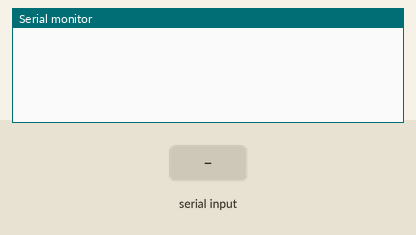
A sketch run on a simulated Arduino Uno, built with avr-gcc and run on an emulated ATmega328P. Shown: the last lines printed to the serial monitor. The test bench sets the inputs (shaded band). No radio packets arrive unless stated.

Above: at 0.9 s.
1.0 s: "T" received over Serial
At 1.8 s:
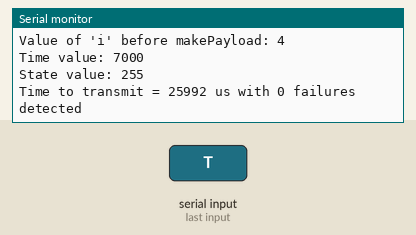
2.5 s: "R" received over Serial
At 3.4 s:
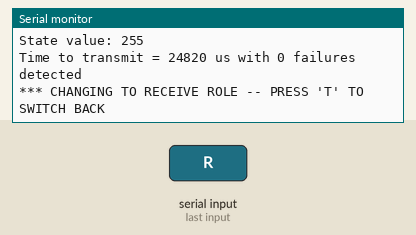
4.5 s: "T" received over Serial
At 5.3 s:
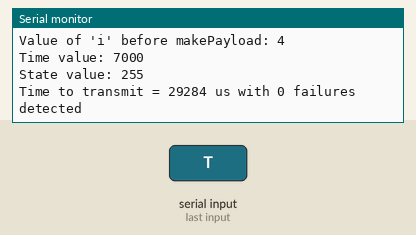
Timing chart, 0 to 7.5 s (numbered marks = the images above; inputs shaded):
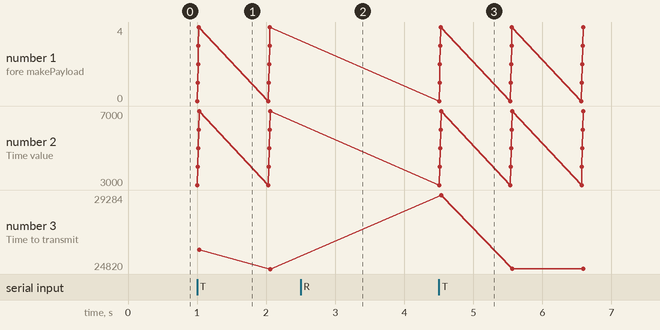

The sketch:

test.ino
```cpp
// (licence header left out)
/**
 * A simple example of streaming data from 1 nRF24L01 transceiver to another.
 *
 * This example was written to be used on 2 devices acting as "nodes".
 * Use the Serial Monitor to change each node's behavior.
 */
#include <SPI.h>
#include "printf.h"
#include "RF24.h"

// instantiate an object for the nRF24L01 transceiver
RF24 radio(10, 9); // using pin 7 for the CE pin, and pin 8 for the CSN pin
const short TIME_COLUMN = 0;
const short STATE_COLUMN = 1;


// Let these addresses be used for the pair
uint8_t address[][6] = {"1Node", "2Node"};
// It is very helpful to think of an address as a path instead of as
// an identifying device destination

// to use different addresses on a pair of radios, we need a variable to
// uniquely identify which address this radio will use to transmit
bool radioNumber = 1; // 0 uses address[0] to transmit, 1 uses address[1] to transmit

// Used to control whether this node is sending or receiving
bool role = radioNumber;

// For this example, we'll be sending 32 payloads each containing
// 32 bytes of data that looks like ASCII art when printed to the serial
// monitor. The TX node and RX node needs only a single 32 byte buffer.
#define SIZE 2            // this is the maximum for this example. (minimum is 1)
const short COMMANDS_TO_SEND = 5;
unsigned int buffer[SIZE + 1];     // for the RX node
uint8_t counter = 0;       // for counting the number of received payloads
void makePayload(uint8_t); // prototype to construct a payload dynamically


void setup() {
  Serial.begin(115200);
  while (!Serial) {
    // some boards need to wait to ensure access to serial over USB
  }

  // initialize the transceiver on the SPI bus
  if (!radio.begin()) {
    Serial.println(F("radio hardware is not responding!!"));
    while (1) {} // hold in infinite loop
  }

  while (!Serial.available()) {
    // wait for user input
  }
  Serial.print(F("radioNumber = "));
  Serial.println((int)radioNumber);

  // Set the PA Level low to try preventing power supply related problems
  // because these examples are likely run with nodes in close proximity to
  // each other.
  radio.setPALevel(RF24_PA_LOW);  // RF24_PA_MAX is default.

  // save on transmission time by setting the radio to only transmit the
  // number of bytes we need to transmit
  radio.setPayloadSize(SIZE);     // default value is the maximum 32 bytes

  // set the TX address of the RX node into the TX pipe
  radio.openWritingPipe(address[radioNumber]);     // always uses pipe 0

  // set the RX address of the TX node into a RX pipe
  radio.openReadingPipe(1, address[!radioNumber]); // using pipe 1

  // additional setup specific to the node's role
  if (role) {
    radio.stopListening();  // put radio in TX mode
  } else {
    radio.startListening(); // put radio in RX mode
  }

  // For debugging info
  // printf_begin();             // needed only once for printing details
  // radio.printDetails();       // (smaller) function that prints raw register values
  // radio.printPrettyDetails(); // (larger) function that prints human readable data

} // setup()

bool dataSent = false;

void loop() {

  if (role) {
    // This device is a TX node

    radio.flush_tx();
    uint8_t i = 0;
    uint8_t failures = 0;
    unsigned long start_timer = micros();       // start the timer
    if (dataSent) {
      return;
    }

    while (i < COMMANDS_TO_SEND)
    {
      Serial.print("Value of 'i' before makePayload: ");
      Serial.println(i);
      makePayload(i);
      if (!radio.writeFast(&buffer, SIZE)) {
        failures++;
        radio.reUseTX();
      } else {
        i++;
      }

      if (failures >= 100) {
        Serial.print(F("Too many failures detected. Aborting at payload "));
        Serial.println(buffer[0]);
        break;
      }
    }
    // dataSent = true;
    unsigned long end_timer = micros();         // end the timer

    Serial.print(F("Time to transmit = "));
    Serial.print(end_timer - start_timer);      // print the timer result
    Serial.print(F(" us with "));
    Serial.print(failures);                     // print failures detected
    Serial.println(F(" failures detected"));

    // to make this example readable in the serial monitor
    delay(1000);  // slow transmissions down by 1 second

  } else {
    // This device is a RX node

    if (radio.available()) {         // is there a payload?
      radio.read(&buffer, SIZE);     // fetch payload from FIFO
      Serial.print("Time value on RCV: ");
      Serial.println(buffer[TIME_COLUMN]);
      Serial.print("State value on RCV: ");
      Serial.println(buffer[STATE_COLUMN]);
      Serial.print(F("Received: "));
      for (size_t i = 0; i < SIZE; i++)
      {
        Serial.print(buffer[i]);
        Serial.print(" ");
      }
      Serial.print(F(" / counter = "));
      Serial.println(counter++);     // print the received counter
    }
  } // role

  if (Serial.available()) {
    // change the role via the serial monitor

    char c = toupper(Serial.read());
    if (c == 'T' && !role) {
      // Become the TX node

      role = true;
      counter = 0; //reset the RX node's counter
      Serial.println(F("*** CHANGING TO TRANSMIT ROLE -- PRESS 'R' TO SWITCH BACK"));
      radio.stopListening();

    } else if (c == 'R' && role) {
      // Become the RX node

      role = false;
      Serial.println(F("*** CHANGING TO RECEIVE ROLE -- PRESS 'T' TO SWITCH BACK"));
      radio.startListening();
    }
  }

} // loop

unsigned int timeStateValue[COMMANDS_TO_SEND][2] { { 3000, 255 },
                                         { 4000, 0 },
                                         { 5000, 255 },
                                         { 6000, 0 },
                                         { 7000, 255 }};
void makePayload(uint8_t i) {
    buffer[TIME_COLUMN] = timeStateValue[i][TIME_COLUMN];
    buffer[STATE_COLUMN] = timeStateValue[i][STATE_COLUMN];
    Serial.print("Time value: ");
    Serial.println(buffer[TIME_COLUMN]);
    Serial.print("State value: ");
    Serial.println(buffer[STATE_COLUMN]);
}
```

Measured:
- after the input at 1.0 s, the serial monitor: prints a new line at once (image 1)
- after the input at 2.5 s, the serial monitor: prints a new line after 0.56 s (image 2)
- after the input at 4.5 s, the serial monitor: prints a new line at once (image 3)
